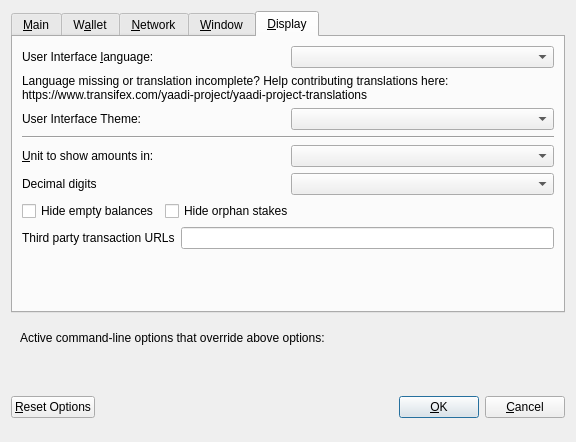
<?xml version="1.0" encoding="UTF-8"?>
<ui version="4.0">
 <class>OptionsDialog</class>
 <widget class="QDialog" name="OptionsDialog">
  <property name="geometry">
   <rect>
    <x>0</x>
    <y>0</y>
    <width>576</width>
    <height>442</height>
   </rect>
  </property>
  <property name="windowTitle">
   <string>Options</string>
  </property>
  <property name="modal">
   <bool>true</bool>
  </property>
  <layout class="QVBoxLayout" name="verticalLayout">
   <item>
    <widget class="QTabWidget" name="tabWidget">
     <property name="currentIndex">
      <number>4</number>
     </property>
     <widget class="QWidget" name="tabMain">
      <attribute name="title">
       <string>&amp;Main</string>
      </attribute>
      <layout class="QVBoxLayout" name="verticalLayout_Main">
       <item>
        <widget class="QCheckBox" name="bitcoinAtStartup">
         <property name="toolTip">
          <string>Automatically start yaadi after logging in to the system.</string>
         </property>
         <property name="text">
          <string>&amp;Start yaadi on system login</string>
         </property>
        </widget>
       </item>
       <item>
        <layout class="QHBoxLayout" name="horizontalLayout_2_Main">
         <item>
          <widget class="QLabel" name="databaseCacheLabel">
           <property name="text">
            <string>Size of &amp;database cache</string>
           </property>
           <property name="textFormat">
            <enum>Qt::PlainText</enum>
           </property>
           <property name="buddy">
            <cstring>databaseCache</cstring>
           </property>
          </widget>
         </item>
         <item>
          <widget class="QSpinBox" name="databaseCache"/>
         </item>
         <item>
          <widget class="QLabel" name="databaseCacheUnitLabel">
           <property name="text">
            <string>MB</string>
           </property>
           <property name="textFormat">
            <enum>Qt::PlainText</enum>
           </property>
          </widget>
         </item>
         <item>
          <spacer name="horizontalSpacer_2_Main">
           <property name="orientation">
            <enum>Qt::Horizontal</enum>
           </property>
           <property name="sizeHint" stdset="0">
            <size>
             <width>40</width>
             <height>20</height>
            </size>
           </property>
          </spacer>
         </item>
        </layout>
       </item>
       <item>
        <layout class="QHBoxLayout" name="horizontalLayout_3_Main">
         <item>
          <widget class="QLabel" name="threadsScriptVerifLabel">
           <property name="text">
            <string>Number of script &amp;verification threads</string>
           </property>
           <property name="textFormat">
            <enum>Qt::PlainText</enum>
           </property>
           <property name="buddy">
            <cstring>threadsScriptVerif</cstring>
           </property>
          </widget>
         </item>
         <item>
          <widget class="QSpinBox" name="threadsScriptVerif">
           <property name="toolTip">
            <string>(0 = auto, &lt;0 = leave that many cores free)</string>
           </property>
          </widget>
         </item>
         <item>
          <spacer name="horizontalSpacer_3_Main">
           <property name="orientation">
            <enum>Qt::Horizontal</enum>
           </property>
           <property name="sizeHint" stdset="0">
            <size>
             <width>40</width>
             <height>20</height>
            </size>
           </property>
          </spacer>
         </item>
        </layout>
       </item>
       <item>
        <spacer name="verticalSpacer_2">
         <property name="orientation">
          <enum>Qt::Vertical</enum>
         </property>
         <property name="sizeHint" stdset="0">
          <size>
           <width>20</width>
           <height>40</height>
          </size>
         </property>
        </spacer>
       </item>
       <!--
       <item>
        <widget class="QCheckBox" name="checkBoxZeromintEnable">
         <property name="toolTip">
          <string>Enable automatic minting of yaadi units to zyaadi</string>
         </property>
         <property name="layoutDirection">
          <enum>Qt::LeftToRight</enum>
         </property>
         <property name="text">
          <string>Enable zyaadi Automint</string>
         </property>
        </widget>
       </item>
       <item>
        <layout class="QHBoxLayout" name="horizontalLayout_3">
         <item>
          <widget class="QLabel" name="percentage_label">
           <property name="toolTip">
            <string>Percentage of incoming yaadi which get automatically converted to zyaadi via Zerocoin Protocol (min: 10%)</string>
           </property>
           <property name="text">
            <string>Percentage of autominted zyaadi</string>
           </property>
          </widget>
         </item>
         <item>
          <widget class="QSpinBox" name="zeromintPercentage">
           <property name="minimum">
            <number>1</number>
           </property>
           <property name="maximum">
            <number>100</number>
           </property>
          </widget>
         </item>
        </layout>
       </item>
       <item>
        <layout class="QHBoxLayout" name="horizontalLayout" stretch="0,0">
         <property name="sizeConstraint">
          <enum>QLayout::SetFixedSize</enum>
         </property>
         <item>
          <widget class="QLabel" name="labelPreferredDenom">
           <property name="maximumSize">
            <size>
             <width>16777215</width>
             <height>16777215</height>
            </size>
           </property>
           <property name="toolTip">
            <string>Wait with automatic conversion to Zerocoin until enough yaadi for this denomination is available</string>
           </property>
           <property name="text">
            <string>Preferred Automint zyaadi Denomination</string>
           </property>
          </widget>
         </item>
         <item>
          <widget class="QComboBox" name="preferredDenom">
           <property name="maximumSize">
            <size>
             <width>16777215</width>
             <height>27</height>
            </size>
           </property>
           <property name="toolTip">
            <string>Wait with automatic conversion to Zerocoin until enough yaadi for this denomination is available</string>
           </property>
           <property name="maxVisibleItems">
            <number>9</number>
           </property>
           <property name="maxCount">
            <number>9</number>
           </property>
          </widget>
         </item>
        </layout>
       </item>
      -->
      </layout>
     </widget>
     <widget class="QWidget" name="tabWallet">
      <attribute name="title">
       <string>W&amp;allet</string>
      </attribute>
      <layout class="QVBoxLayout" name="verticalLayout_Wallet">
       <item>
        <layout class="QHBoxLayout" name="horizontalLayout_2_Wallet">
         <item>
          <widget class="QLabel" name="labelStakeSplitThresholdText">
           <property name="text">
            <string>Stake split threshold:</string>
           </property>
          </widget>
         </item>
         <item>
          <widget class="QSpinBox" name="spinBoxStakeSplitThreshold">
           <property name="minimum">
            <number>0</number>
           </property>
           <property name="maximum">
            <number>9999999</number>
           </property>
          </widget>
         </item>
        </layout>
       </item>
       <item>
        <widget class="QGroupBox" name="groupBox">
         <property name="title">
          <string>Expert</string>
         </property>
         <layout class="QVBoxLayout" name="verticalLayout_2">
          <item>
           <widget class="QCheckBox" name="coinControlFeatures">
            <property name="toolTip">
             <string>Whether to show coin control features or not.</string>
            </property>
            <property name="text">
             <string>Enable coin &amp;control features</string>
            </property>
           </widget>
          </item>
          <!--
          <item>
           <widget class="QCheckBox" name="showMasternodesTab">
            <property name="toolTip">
             <string>Show additional tab listing all your masternodes in first sub-tab&lt;br/&gt;and all masternodes on the network in second sub-tab.</string>
            </property>
            <property name="text">
             <string>Show Masternodes Tab</string>
            </property>
           </widget>
          </item>
          -->
          <item>
           <widget class="QCheckBox" name="spendZeroConfChange">
            <property name="toolTip">
             <string>If you disable the spending of unconfirmed change, the change from a transaction&lt;br/&gt;cannot be used until that transaction has at least one confirmation.&lt;br/&gt;This also affects how your balance is computed.</string>
            </property>
            <property name="text">
             <string>&amp;Spend unconfirmed change</string>
            </property>
           </widget>
          </item>
         </layout>
        </widget>
       </item>
       <item>
        <spacer name="verticalSpacer_Wallet">
         <property name="orientation">
          <enum>Qt::Vertical</enum>
         </property>
         <property name="sizeHint" stdset="0">
          <size>
           <width>20</width>
           <height>40</height>
          </size>
         </property>
        </spacer>
       </item>
      </layout>
     </widget>
     <widget class="QWidget" name="tabNetwork">
      <attribute name="title">
       <string>&amp;Network</string>
      </attribute>
      <layout class="QVBoxLayout" name="verticalLayout_Network">
       <item>
        <widget class="QCheckBox" name="mapPortUpnp">
         <property name="toolTip">
          <string>Automatically open the yaadi client port on the router. This only works when your router supports UPnP and it is enabled.</string>
         </property>
         <property name="text">
          <string>Map port using &amp;UPnP</string>
         </property>
        </widget>
       </item>
       <item>
        <widget class="QCheckBox" name="allowIncoming">
         <property name="toolTip">
          <string>Accept connections from outside</string>
         </property>
         <property name="text">
          <string>Allow incoming connections</string>
         </property>
        </widget>
       </item>
       <item>
        <widget class="QCheckBox" name="connectSocks">
         <property name="toolTip">
          <string>Connect to the yaadi network through a SOCKS5 proxy.</string>
         </property>
         <property name="text">
          <string>&amp;Connect through SOCKS5 proxy (default proxy):</string>
         </property>
        </widget>
       </item>
       <item>
        <layout class="QHBoxLayout" name="horizontalLayout_1_Network">
         <item>
          <widget class="QLabel" name="proxyIpLabel">
           <property name="text">
            <string>Proxy &amp;IP:</string>
           </property>
           <property name="textFormat">
            <enum>Qt::PlainText</enum>
           </property>
           <property name="buddy">
            <cstring>proxyIp</cstring>
           </property>
          </widget>
         </item>
         <item>
          <widget class="QValidatedLineEdit" name="proxyIp">
           <property name="minimumSize">
            <size>
             <width>140</width>
             <height>0</height>
            </size>
           </property>
           <property name="maximumSize">
            <size>
             <width>140</width>
             <height>16777215</height>
            </size>
           </property>
           <property name="toolTip">
            <string>IP address of the proxy (e.g. IPv4: 127.0.0.1 / IPv6: ::1)</string>
           </property>
          </widget>
         </item>
         <item>
          <widget class="QLabel" name="proxyPortLabel">
           <property name="text">
            <string>&amp;Port:</string>
           </property>
           <property name="textFormat">
            <enum>Qt::PlainText</enum>
           </property>
           <property name="buddy">
            <cstring>proxyPort</cstring>
           </property>
          </widget>
         </item>
         <item>
          <widget class="QLineEdit" name="proxyPort">
           <property name="minimumSize">
            <size>
             <width>55</width>
             <height>0</height>
            </size>
           </property>
           <property name="maximumSize">
            <size>
             <width>55</width>
             <height>16777215</height>
            </size>
           </property>
           <property name="toolTip">
            <string>Port of the proxy (e.g. 9050)</string>
           </property>
          </widget>
         </item>
         <item>
          <spacer name="horizontalSpacer_1_Network">
           <property name="orientation">
            <enum>Qt::Horizontal</enum>
           </property>
           <property name="sizeHint" stdset="0">
            <size>
             <width>40</width>
             <height>20</height>
            </size>
           </property>
          </spacer>
         </item>
        </layout>
       </item>
       <item>
        <spacer name="verticalSpacer_Network">
         <property name="orientation">
          <enum>Qt::Vertical</enum>
         </property>
         <property name="sizeHint" stdset="0">
          <size>
           <width>20</width>
           <height>40</height>
          </size>
         </property>
        </spacer>
       </item>
      </layout>
     </widget>
     <widget class="QWidget" name="tabWindow">
      <attribute name="title">
       <string>&amp;Window</string>
      </attribute>
      <layout class="QVBoxLayout" name="verticalLayout_Window">
       <item>
        <widget class="QCheckBox" name="minimizeToTray">
         <property name="toolTip">
          <string>Show only a tray icon after minimizing the window.</string>
         </property>
         <property name="text">
          <string>&amp;Minimize to the tray instead of the taskbar</string>
         </property>
        </widget>
       </item>
       <item>
        <widget class="QCheckBox" name="minimizeOnClose">
         <property name="toolTip">
          <string>Minimize instead of exit the application when the window is closed. When this option is enabled, the application will be closed only after selecting Quit in the menu.</string>
         </property>
         <property name="text">
          <string>M&amp;inimize on close</string>
         </property>
        </widget>
       </item>
       <item>
        <spacer name="verticalSpacer_Window">
         <property name="orientation">
          <enum>Qt::Vertical</enum>
         </property>
         <property name="sizeHint" stdset="0">
          <size>
           <width>20</width>
           <height>40</height>
          </size>
         </property>
        </spacer>
       </item>
      </layout>
     </widget>
     <widget class="QWidget" name="tabDisplay">
      <attribute name="title">
       <string>&amp;Display</string>
      </attribute>
      <layout class="QVBoxLayout" name="verticalLayout_Display">
       <item>
        <layout class="QHBoxLayout" name="horizontalLayout_1_Display">
         <item>
          <widget class="QLabel" name="langLabel">
           <property name="text">
            <string>User Interface &amp;language:</string>
           </property>
           <property name="textFormat">
            <enum>Qt::PlainText</enum>
           </property>
           <property name="buddy">
            <cstring>lang</cstring>
           </property>
          </widget>
         </item>
         <item>
          <widget class="QValueComboBox" name="lang">
           <property name="toolTip">
            <string>The user interface language can be set here. This setting will take effect after restarting yaadi.</string>
           </property>
          </widget>
         </item>
        </layout>
       </item>
       <item>
        <widget class="QLabel" name="label_3">
         <property name="toolTip">
          <string notr="true"/>
         </property>
         <property name="statusTip">
          <string notr="true"/>
         </property>
         <property name="whatsThis">
          <string notr="true"/>
         </property>
         <property name="accessibleName">
          <string notr="true"/>
         </property>
         <property name="text">
          <string>Language missing or translation incomplete? Help contributing translations here:
https://www.transifex.com/yaadi-project/yaadi-project-translations</string>
         </property>
         <property name="wordWrap">
          <bool>true</bool>
         </property>
         <property name="openExternalLinks">
          <bool>true</bool>
         </property>
         <property name="textInteractionFlags">
          <set>Qt::TextBrowserInteraction</set>
         </property>
        </widget>
       </item>
       <item>
        <layout class="QHBoxLayout" name="horizontalLayout_2_Display" stretch="0,0">
         <item>
          <widget class="QLabel" name="themeLabel">
           <property name="text">
            <string>User Interface Theme:</string>
           </property>
          </widget>
         </item>
         <item>
          <widget class="QValueComboBox" name="theme"/>
         </item>
        </layout>
       </item>
       <item>
        <widget class="Line" name="line">
         <property name="orientation">
          <enum>Qt::Horizontal</enum>
         </property>
        </widget>
       </item>
       <item>
        <layout class="QHBoxLayout" name="horizontalLayout_3_Display">
         <item>
          <widget class="QLabel" name="unitLabel">
           <property name="text">
            <string>&amp;Unit to show amounts in:</string>
           </property>
           <property name="textFormat">
            <enum>Qt::PlainText</enum>
           </property>
           <property name="buddy">
            <cstring>unit</cstring>
           </property>
          </widget>
         </item>
         <item>
          <widget class="QValueComboBox" name="unit">
           <property name="toolTip">
            <string>Choose the default subdivision unit to show in the interface and when sending coins.</string>
           </property>
          </widget>
         </item>
        </layout>
       </item>
       <item>
        <layout class="QHBoxLayout" name="horizontalLayout_4_Display">
         <item>
          <widget class="QLabel" name="digitsLabel">
           <property name="text">
            <string>Decimal digits</string>
           </property>
          </widget>
         </item>
         <item>
          <widget class="QValueComboBox" name="digits"/>
         </item>
        </layout>
       </item>
       <item>
        <layout class="QHBoxLayout" name="horizontalLayout_5_Display">
         <item>
          <widget class="QCheckBox" name="checkBoxHideZeroBalances">
           <property name="toolTip">
            <string>Hide empty balances</string>
           </property>
           <property name="layoutDirection">
            <enum>Qt::LeftToRight</enum>
           </property>
           <property name="text">
            <string>Hide empty balances</string>
           </property>
          </widget>
         </item>
         <item>
          <widget class="QCheckBox" name="checkBoxHideOrphans">
           <property name="toolTip">
            <string>Hide orphan stakes in transaction lists</string>
           </property>
           <property name="text">
            <string>Hide orphan stakes</string>
           </property>
          </widget>
         </item>
         <item>
          <spacer name="horizontalSpacer">
           <property name="orientation">
            <enum>Qt::Horizontal</enum>
           </property>
           <property name="sizeHint" stdset="0">
            <size>
             <width>40</width>
             <height>20</height>
            </size>
           </property>
          </spacer>
         </item>
        </layout>
       </item>
       <item>
        <layout class="QHBoxLayout" name="horizontalLayout_6_Display">
         <item>
          <widget class="QLabel" name="thirdPartyTxUrlsLabel">
           <property name="toolTip">
            <string>Third party URLs (e.g. a block explorer) that appear in the transactions tab as context menu items. %s in the URL is replaced by transaction hash. Multiple URLs are separated by vertical bar |.</string>
           </property>
           <property name="text">
            <string>Third party transaction URLs</string>
           </property>
           <property name="buddy">
            <cstring>thirdPartyTxUrls</cstring>
           </property>
          </widget>
         </item>
         <item>
          <widget class="QLineEdit" name="thirdPartyTxUrls">
           <property name="toolTip">
            <string>Third party URLs (e.g. a block explorer) that appear in the transactions tab as context menu items. %s in the URL is replaced by transaction hash. Multiple URLs are separated by vertical bar |.</string>
           </property>
          </widget>
         </item>
        </layout>
       </item>
       <item>
        <spacer name="verticalSpacer">
         <property name="orientation">
          <enum>Qt::Vertical</enum>
         </property>
         <property name="sizeHint" stdset="0">
          <size>
           <width>20</width>
           <height>40</height>
          </size>
         </property>
        </spacer>
       </item>
      </layout>
     </widget>
    </widget>
   </item>
   <item>
    <widget class="QFrame" name="frame">
     <layout class="QVBoxLayout" name="verticalLayout_Bottom">
      <item>
       <layout class="QHBoxLayout" name="horizontalLayout_Bottom">
        <item>
         <widget class="QLabel" name="overriddenByCommandLineInfoLabel">
          <property name="text">
           <string>Active command-line options that override above options:</string>
          </property>
          <property name="textFormat">
           <enum>Qt::PlainText</enum>
          </property>
         </widget>
        </item>
        <item>
         <spacer name="horizontalSpacer_Bottom">
          <property name="orientation">
           <enum>Qt::Horizontal</enum>
          </property>
          <property name="sizeHint" stdset="0">
           <size>
            <width>40</width>
            <height>20</height>
           </size>
          </property>
         </spacer>
        </item>
       </layout>
      </item>
      <item>
       <widget class="QLabel" name="overriddenByCommandLineLabel">
        <property name="text">
         <string/>
        </property>
        <property name="textFormat">
         <enum>Qt::PlainText</enum>
        </property>
        <property name="wordWrap">
         <bool>true</bool>
        </property>
       </widget>
      </item>
     </layout>
    </widget>
   </item>
   <item>
    <layout class="QHBoxLayout" name="horizontalLayout_Buttons">
     <item>
      <widget class="QPushButton" name="resetButton">
       <property name="toolTip">
        <string>Reset all client options to default.</string>
       </property>
       <property name="text">
        <string>&amp;Reset Options</string>
       </property>
       <property name="autoDefault">
        <bool>false</bool>
       </property>
      </widget>
     </item>
     <item>
      <spacer name="horizontalSpacer_1">
       <property name="orientation">
        <enum>Qt::Horizontal</enum>
       </property>
       <property name="sizeHint" stdset="0">
        <size>
         <width>40</width>
         <height>48</height>
        </size>
       </property>
      </spacer>
     </item>
     <item>
      <widget class="QLabel" name="statusLabel">
       <property name="minimumSize">
        <size>
         <width>200</width>
         <height>0</height>
        </size>
       </property>
       <property name="font">
        <font>
         <weight>75</weight>
         <bold>true</bold>
        </font>
       </property>
       <property name="text">
        <string/>
       </property>
       <property name="textFormat">
        <enum>Qt::PlainText</enum>
       </property>
       <property name="wordWrap">
        <bool>true</bool>
       </property>
      </widget>
     </item>
     <item>
      <spacer name="horizontalSpacer_2">
       <property name="orientation">
        <enum>Qt::Horizontal</enum>
       </property>
       <property name="sizeHint" stdset="0">
        <size>
         <width>40</width>
         <height>48</height>
        </size>
       </property>
      </spacer>
     </item>
     <item>
      <widget class="QPushButton" name="okButton">
       <property name="text">
        <string>&amp;OK</string>
       </property>
       <property name="autoDefault">
        <bool>false</bool>
       </property>
       <property name="default">
        <bool>true</bool>
       </property>
      </widget>
     </item>
     <item>
      <widget class="QPushButton" name="cancelButton">
       <property name="text">
        <string>&amp;Cancel</string>
       </property>
       <property name="autoDefault">
        <bool>false</bool>
       </property>
      </widget>
     </item>
    </layout>
   </item>
  </layout>
 </widget>
 <customwidgets>
  <customwidget>
   <class>QValidatedLineEdit</class>
   <extends>QLineEdit</extends>
   <header>qvalidatedlineedit.h</header>
  </customwidget>
  <customwidget>
   <class>QValueComboBox</class>
   <extends>QComboBox</extends>
   <header>qvaluecombobox.h</header>
  </customwidget>
 </customwidgets>
 <resources/>
 <connections/>
</ui>
